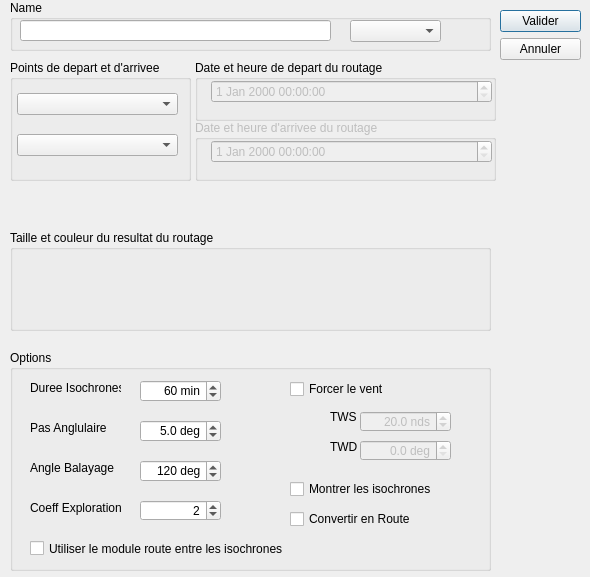
<?xml version="1.0" encoding="UTF-8"?>
<ui version="4.0">
 <class>ROUTAGE_Editor_ui</class>
 <widget class="QDialog" name="ROUTAGE_Editor_ui">
  <property name="geometry">
   <rect>
    <x>0</x>
    <y>0</y>
    <width>590</width>
    <height>577</height>
   </rect>
  </property>
  <property name="sizePolicy">
   <sizepolicy hsizetype="Preferred" vsizetype="Fixed">
    <horstretch>0</horstretch>
    <verstretch>0</verstretch>
   </sizepolicy>
  </property>
  <property name="minimumSize">
   <size>
    <width>0</width>
    <height>0</height>
   </size>
  </property>
  <property name="maximumSize">
   <size>
    <width>800</width>
    <height>600</height>
   </size>
  </property>
  <property name="windowTitle">
   <string notr="true">Route Parameters</string>
  </property>
  <widget class="QGroupBox" name="groupBox">
   <property name="geometry">
    <rect>
     <x>10</x>
     <y>0</y>
     <width>481</width>
     <height>51</height>
    </rect>
   </property>
   <property name="title">
    <string>Name</string>
   </property>
   <widget class="QLineEdit" name="editName">
    <property name="geometry">
     <rect>
      <x>10</x>
      <y>20</y>
      <width>311</width>
      <height>21</height>
     </rect>
    </property>
   </widget>
   <widget class="QComboBox" name="editBoat">
    <property name="geometry">
     <rect>
      <x>340</x>
      <y>20</y>
      <width>91</width>
      <height>22</height>
     </rect>
    </property>
   </widget>
  </widget>
  <widget class="QGroupBox" name="groupBox_2">
   <property name="geometry">
    <rect>
     <x>10</x>
     <y>60</y>
     <width>181</width>
     <height>121</height>
    </rect>
   </property>
   <property name="title">
    <string>Points de depart et d'arrivee</string>
   </property>
   <widget class="QWidget" name="layoutWidget">
    <property name="geometry">
     <rect>
      <x>7</x>
      <y>20</y>
      <width>161</width>
      <height>91</height>
     </rect>
    </property>
    <layout class="QVBoxLayout" name="verticalLayout_3">
     <item>
      <widget class="QComboBox" name="fromPOI"/>
     </item>
     <item>
      <widget class="QComboBox" name="toPOI"/>
     </item>
    </layout>
   </widget>
  </widget>
  <widget class="QWidget" name="layoutWidget">
   <property name="geometry">
    <rect>
     <x>500</x>
     <y>10</y>
     <width>81</width>
     <height>471</height>
    </rect>
   </property>
   <layout class="QVBoxLayout" name="verticalLayout">
    <item>
     <widget class="QPushButton" name="btOk">
      <property name="text">
       <string>Valider</string>
      </property>
     </widget>
    </item>
    <item>
     <widget class="QPushButton" name="btCancel">
      <property name="text">
       <string>Annuler</string>
      </property>
     </widget>
    </item>
    <item>
     <spacer name="verticalSpacer">
      <property name="orientation">
       <enum>Qt::Vertical</enum>
      </property>
      <property name="sizeHint" stdset="0">
       <size>
        <width>20</width>
        <height>40</height>
       </size>
      </property>
     </spacer>
    </item>
   </layout>
  </widget>
  <widget class="QGroupBox" name="groupBox_3">
   <property name="geometry">
    <rect>
     <x>10</x>
     <y>230</y>
     <width>481</width>
     <height>101</height>
    </rect>
   </property>
   <property name="title">
    <string>Taille et couleur du resultat du routage</string>
   </property>
   <widget class="QWidget" name="verticalLayoutWidget">
    <property name="geometry">
     <rect>
      <x>10</x>
      <y>20</y>
      <width>451</width>
      <height>71</height>
     </rect>
    </property>
    <layout class="QVBoxLayout" name="verticalLayout_2"/>
   </widget>
  </widget>
  <widget class="QGroupBox" name="groupBox_4">
   <property name="geometry">
    <rect>
     <x>195</x>
     <y>60</y>
     <width>301</width>
     <height>61</height>
    </rect>
   </property>
   <property name="title">
    <string>Date et heure de depart du routage</string>
   </property>
   <widget class="QWidget" name="formLayoutWidget">
    <property name="geometry">
     <rect>
      <x>10</x>
      <y>20</y>
      <width>287</width>
      <height>31</height>
     </rect>
    </property>
    <layout class="QFormLayout" name="formLayout">
     <property name="fieldGrowthPolicy">
      <enum>QFormLayout::AllNonFixedFieldsGrow</enum>
     </property>
     <item row="0" column="1">
      <widget class="QDateTimeEdit" name="editDateBox">
       <property name="enabled">
        <bool>false</bool>
       </property>
       <property name="timeSpec">
        <enum>Qt::UTC</enum>
       </property>
      </widget>
     </item>
    </layout>
   </widget>
  </widget>
  <widget class="QGroupBox" name="groupBox_5">
   <property name="geometry">
    <rect>
     <x>10</x>
     <y>350</y>
     <width>481</width>
     <height>221</height>
    </rect>
   </property>
   <property name="title">
    <string>Options</string>
   </property>
   <widget class="QLabel" name="label">
    <property name="geometry">
     <rect>
      <x>20</x>
      <y>30</y>
      <width>91</width>
      <height>16</height>
     </rect>
    </property>
    <property name="text">
     <string>Duree Isochrones</string>
    </property>
   </widget>
   <widget class="QLabel" name="label_2">
    <property name="geometry">
     <rect>
      <x>20</x>
      <y>70</y>
      <width>91</width>
      <height>16</height>
     </rect>
    </property>
    <property name="text">
     <string>Pas Anglulaire</string>
    </property>
   </widget>
   <widget class="QLabel" name="label_3">
    <property name="geometry">
     <rect>
      <x>20</x>
      <y>110</y>
      <width>91</width>
      <height>16</height>
     </rect>
    </property>
    <property name="text">
     <string>Angle Balayage</string>
    </property>
   </widget>
   <widget class="QSpinBox" name="duree">
    <property name="geometry">
     <rect>
      <x>130</x>
      <y>30</y>
      <width>81</width>
      <height>22</height>
     </rect>
    </property>
    <property name="alignment">
     <set>Qt::AlignRight|Qt::AlignTrailing|Qt::AlignVCenter</set>
    </property>
    <property name="suffix">
     <string extracomment="min"> min</string>
    </property>
    <property name="prefix">
     <string/>
    </property>
    <property name="maximum">
     <number>600</number>
    </property>
    <property name="value">
     <number>60</number>
    </property>
   </widget>
   <widget class="QSpinBox" name="range">
    <property name="geometry">
     <rect>
      <x>130</x>
      <y>110</y>
      <width>81</width>
      <height>22</height>
     </rect>
    </property>
    <property name="alignment">
     <set>Qt::AlignRight|Qt::AlignTrailing|Qt::AlignVCenter</set>
    </property>
    <property name="suffix">
     <string extracomment="deg"> deg</string>
    </property>
    <property name="prefix">
     <string/>
    </property>
    <property name="minimum">
     <number>30</number>
    </property>
    <property name="maximum">
     <number>180</number>
    </property>
    <property name="singleStep">
     <number>10</number>
    </property>
    <property name="value">
     <number>120</number>
    </property>
   </widget>
   <widget class="QDoubleSpinBox" name="step">
    <property name="geometry">
     <rect>
      <x>130</x>
      <y>70</y>
      <width>81</width>
      <height>22</height>
     </rect>
    </property>
    <property name="alignment">
     <set>Qt::AlignRight|Qt::AlignTrailing|Qt::AlignVCenter</set>
    </property>
    <property name="suffix">
     <string> deg</string>
    </property>
    <property name="decimals">
     <number>1</number>
    </property>
    <property name="minimum">
     <double>0.100000000000000</double>
    </property>
    <property name="maximum">
     <double>180.000000000000000</double>
    </property>
    <property name="singleStep">
     <double>0.000000000000000</double>
    </property>
    <property name="value">
     <double>5.000000000000000</double>
    </property>
   </widget>
   <widget class="QCheckBox" name="windForced">
    <property name="geometry">
     <rect>
      <x>280</x>
      <y>30</y>
      <width>111</width>
      <height>18</height>
     </rect>
    </property>
    <property name="text">
     <string>Forcer le vent</string>
    </property>
   </widget>
   <widget class="QLabel" name="label_4">
    <property name="geometry">
     <rect>
      <x>320</x>
      <y>60</y>
      <width>46</width>
      <height>14</height>
     </rect>
    </property>
    <property name="text">
     <string>TWS</string>
    </property>
   </widget>
   <widget class="QDoubleSpinBox" name="TWS">
    <property name="enabled">
     <bool>false</bool>
    </property>
    <property name="geometry">
     <rect>
      <x>350</x>
      <y>61</y>
      <width>91</width>
      <height>21</height>
     </rect>
    </property>
    <property name="alignment">
     <set>Qt::AlignRight|Qt::AlignTrailing|Qt::AlignVCenter</set>
    </property>
    <property name="suffix">
     <string extracomment="nds"> nds</string>
    </property>
    <property name="decimals">
     <number>1</number>
    </property>
    <property name="maximum">
     <double>60.000000000000000</double>
    </property>
    <property name="value">
     <double>20.000000000000000</double>
    </property>
   </widget>
   <widget class="QLabel" name="label_5">
    <property name="geometry">
     <rect>
      <x>320</x>
      <y>90</y>
      <width>46</width>
      <height>14</height>
     </rect>
    </property>
    <property name="text">
     <string>TWD</string>
    </property>
   </widget>
   <widget class="QDoubleSpinBox" name="TWD">
    <property name="enabled">
     <bool>false</bool>
    </property>
    <property name="geometry">
     <rect>
      <x>350</x>
      <y>90</y>
      <width>91</width>
      <height>21</height>
     </rect>
    </property>
    <property name="alignment">
     <set>Qt::AlignRight|Qt::AlignTrailing|Qt::AlignVCenter</set>
    </property>
    <property name="suffix">
     <string extracomment="deg"> deg</string>
    </property>
    <property name="decimals">
     <number>1</number>
    </property>
    <property name="maximum">
     <double>360.000000000000000</double>
    </property>
    <property name="value">
     <double>0.000000000000000</double>
    </property>
   </widget>
   <widget class="QLabel" name="label_6">
    <property name="geometry">
     <rect>
      <x>20</x>
      <y>150</y>
      <width>91</width>
      <height>16</height>
     </rect>
    </property>
    <property name="text">
     <string>Coeff Exploration</string>
    </property>
   </widget>
   <widget class="QSpinBox" name="explo">
    <property name="geometry">
     <rect>
      <x>130</x>
      <y>150</y>
      <width>81</width>
      <height>21</height>
     </rect>
    </property>
    <property name="alignment">
     <set>Qt::AlignRight|Qt::AlignTrailing|Qt::AlignVCenter</set>
    </property>
    <property name="suffix">
     <string/>
    </property>
    <property name="prefix">
     <string/>
    </property>
    <property name="minimum">
     <number>0</number>
    </property>
    <property name="maximum">
     <number>1000</number>
    </property>
    <property name="singleStep">
     <number>1</number>
    </property>
    <property name="value">
     <number>2</number>
    </property>
   </widget>
   <widget class="QCheckBox" name="showIso">
    <property name="geometry">
     <rect>
      <x>280</x>
      <y>130</y>
      <width>161</width>
      <height>18</height>
     </rect>
    </property>
    <property name="text">
     <string>Montrer les isochrones</string>
    </property>
   </widget>
   <widget class="QCheckBox" name="convRoute">
    <property name="geometry">
     <rect>
      <x>280</x>
      <y>160</y>
      <width>131</width>
      <height>18</height>
     </rect>
    </property>
    <property name="text">
     <string>Convertir en Route</string>
    </property>
   </widget>
   <widget class="QCheckBox" name="useVac">
    <property name="geometry">
     <rect>
      <x>20</x>
      <y>190</y>
      <width>261</width>
      <height>17</height>
     </rect>
    </property>
    <property name="layoutDirection">
     <enum>Qt::LeftToRight</enum>
    </property>
    <property name="text">
     <string>Utiliser le module route entre les isochrones</string>
    </property>
   </widget>
  </widget>
  <widget class="QGroupBox" name="groupBox_eta">
   <property name="enabled">
    <bool>false</bool>
   </property>
   <property name="geometry">
    <rect>
     <x>195</x>
     <y>120</y>
     <width>301</width>
     <height>61</height>
    </rect>
   </property>
   <property name="title">
    <string>Date et heure d'arrivee du routage</string>
   </property>
   <widget class="QWidget" name="formLayoutWidget_2">
    <property name="geometry">
     <rect>
      <x>10</x>
      <y>20</y>
      <width>287</width>
      <height>31</height>
     </rect>
    </property>
    <layout class="QFormLayout" name="formLayout_2">
     <property name="fieldGrowthPolicy">
      <enum>QFormLayout::AllNonFixedFieldsGrow</enum>
     </property>
     <item row="0" column="1">
      <widget class="QDateTimeEdit" name="editDateBox_2">
       <property name="enabled">
        <bool>false</bool>
       </property>
       <property name="timeSpec">
        <enum>Qt::UTC</enum>
       </property>
      </widget>
     </item>
    </layout>
   </widget>
  </widget>
 </widget>
 <tabstops>
  <tabstop>editName</tabstop>
  <tabstop>editBoat</tabstop>
  <tabstop>fromPOI</tabstop>
  <tabstop>toPOI</tabstop>
  <tabstop>editDateBox</tabstop>
  <tabstop>duree</tabstop>
  <tabstop>step</tabstop>
  <tabstop>range</tabstop>
  <tabstop>explo</tabstop>
  <tabstop>windForced</tabstop>
  <tabstop>TWS</tabstop>
  <tabstop>TWD</tabstop>
  <tabstop>showIso</tabstop>
  <tabstop>convRoute</tabstop>
  <tabstop>btOk</tabstop>
  <tabstop>btCancel</tabstop>
 </tabstops>
 <resources/>
 <connections>
  <connection>
   <sender>btOk</sender>
   <signal>clicked()</signal>
   <receiver>ROUTAGE_Editor_ui</receiver>
   <slot>accept()</slot>
   <hints>
    <hint type="sourcelabel">
     <x>527</x>
     <y>23</y>
    </hint>
    <hint type="destinationlabel">
     <x>285</x>
     <y>133</y>
    </hint>
   </hints>
  </connection>
  <connection>
   <sender>btCancel</sender>
   <signal>clicked()</signal>
   <receiver>ROUTAGE_Editor_ui</receiver>
   <slot>reject()</slot>
   <hints>
    <hint type="sourcelabel">
     <x>527</x>
     <y>54</y>
    </hint>
    <hint type="destinationlabel">
     <x>285</x>
     <y>133</y>
    </hint>
   </hints>
  </connection>
 </connections>
 <slots>
  <slot>btDeleteClicked()</slot>
 </slots>
</ui>
